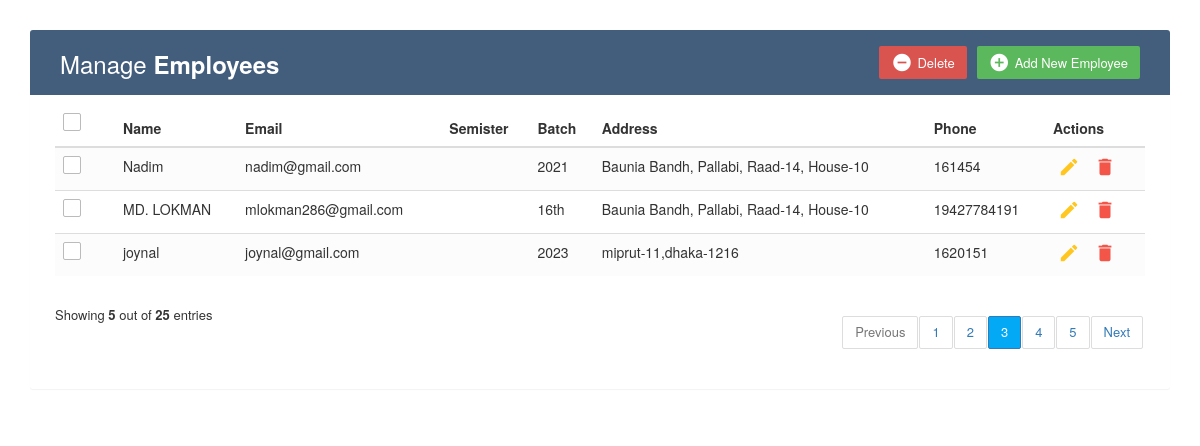
Before: /homePage with the older database file.
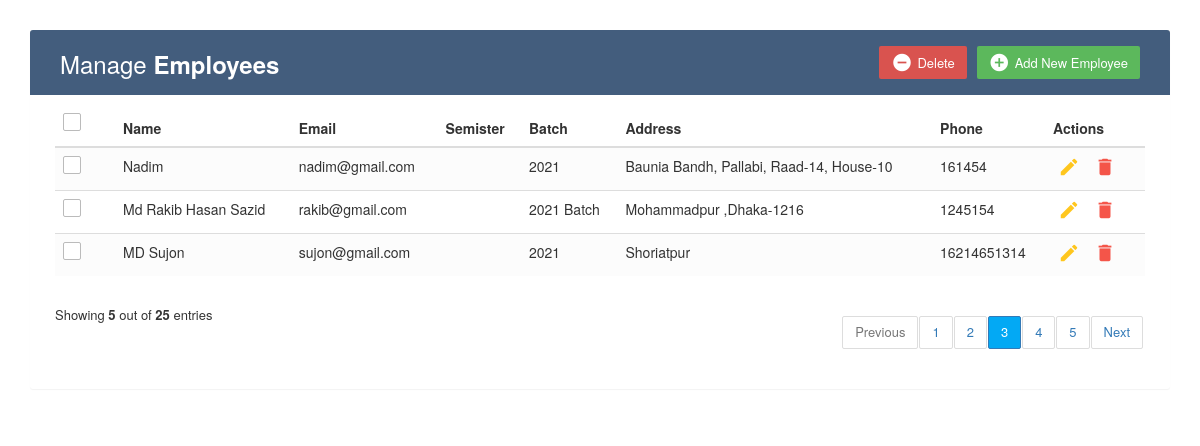
After: the same page with the newer database file.
### myapp/models.py (models this page shows, shortened)
class Employes(models.Model):
    name = models.CharField(max_length=200)
    email = models.CharField(max_length=200)
    semester = models.CharField(max_length=20,null=True)
    batch = models.CharField(max_length=20,null=True)
    phone= models.IntegerField()
    address= models.TextField()

### myapp/views.py (the view)
# urls.py: path('homePage',views.homePage,name='homePage'),
def homePage(request):
    user = request.user
    emp = Employes.objects.all()
    return render(request,'home.html',{'user':user,'emp':emp})

### templates/home.html (shortened to what this page needs)
<!DOCTYPE html>
<html lang="en">
    <head>
        <link rel="stylesheet" href="https://maxcdn.bootstrapcdn.com/font-awesome/4.7.0/css/font-awesome.min.css">
        <link rel="stylesheet" href="https://maxcdn.bootstrapcdn.com/bootstrap/3.3.7/css/bootstrap.min.css">
    </head>
    <body>
        <div class="container">
            <div class="table-wrapper">
                <div class="table-title">
                    <div class="row">
                        <div class="col-sm-6">
                            <h2>Manage <b>Employees</b></h2>
                        </div>
                        <div class="col-sm-6">
                            <a href="#addEmployeeModal-{{forloop.counter}}" class="btn btn-success" data-toggle="modal"><i class="material-icons">&#xE147;</i> <span>Add New Employee</span></a>
                            <a href="#deleteEmployeeModal-{{forloop.counter}}" class="btn btn-danger" data-toggle="modal"><i class="material-icons">&#xE15C;</i> <span>Delete</span></a>
                        </div>
                    </div>
                </div>
                <table class="table table-striped table-hover">
                    <thead>
                        <tr>
                            <th>
                                <span class="custom-checkbox">
                                    <label for="selectAll"></label>
                                </span>
                            </th>
                            <th>Name</th>
                            <th>Email</th>
                            <th>Semister</th>
                            <th>Batch</th>
                            <th>Address</th>
                            <th>Phone</th>
                            <th>Actions</th>
                        </tr>
                    </thead>
                    <tbody>
                        {% for i in emp %}
                        <tr>
                            <td>
                                <span class="custom-checkbox">
                                    <label for="checkbox1"></label>
                                </span>
                            </td>
                            <td>{{i.name}}</td>
                            <td>{{i.email}}</td>
                            <td>{{i.semister}}</td>
                            <td>{{i.batch}}</td>
                            <td>{{i.address}}</td>
                            <td>{{i.phone}}</td>
                            <td>
                                <a href="#editEmployeeModal-{{forloop.counter}}" class="edit" data-toggle="modal"><i class="material-icons" data-toggle="tooltip" title="Update">&#xE254;</i></a>
                                <a href="#deleteEmployeeModal-{{forloop.counter}}" class="delete" data-toggle="modal"><i class="material-icons" data-toggle="tooltip" title="Delete">&#xE872;</i></a>
                            </td>
                        </tr>
                        {% endfor %}
                    </tbody>
                </table>
                <div class="clearfix">
                    <div class="hint-text">Showing <b>5</b> out of <b>25</b> entries</div>
                    <ul class="pagination">
                        <li class="page-item disabled"><a href="#">Previous</a></li>
                        <li class="page-item"><a href="#" class="page-link">1</a></li>
                        <li class="page-item"><a href="#" class="page-link">2</a></li>
                        <li class="page-item active"><a href="#" class="page-link">3</a></li>
                        <li class="page-item"><a href="#" class="page-link">4</a></li>
                        <li class="page-item"><a href="#" class="page-link">5</a></li>
                        <li class="page-item"><a href="#" class="page-link">Next</a></li>
                    </ul>
                </div>
            </div>
        </div>
    </body>
</html>

### templates/home.html (style rules this page uses)
body { color: #566787; background: #f5f5f5; font-family: 'Varela Round', sans-serif; font-size: 13px; }
.table-wrapper { background: #fff; padding: 20px 25px; margin: 30px 0; border-radius: 3px; box-shadow: 0 1px 1px rgba(0,0,0,.05); }
.table-title { padding-bottom: 15px; background: #435d7d; color: #fff; padding: 16px 30px; margin: -20px -25px 10px; border-radius: 3px 3px 0 0; }
.table-title h2 { margin: 5px 0 0; font-size: 24px; }
.table-title .btn { color: #fff; float: right; font-size: 13px; border: none; min-width: 50px; border-radius: 2px; border: none; outline: none !important; margin-left: 10px; }
.table-title .btn i { float: left; font-size: 21px; margin-right: 5px; }
.table-title .btn span { float: left; margin-top: 2px; }
table.table tr th, table.table tr td { border-color: #e9e9e9; padding: 12px 15px; vertical-align: middle; }
table.table tr th:first-child { width: 60px; }
table.table tr th:last-child { width: 100px; }
table.table-striped tbody tr:nth-of-type(odd) { background-color: #fcfcfc; }
table.table td:last-child i { opacity: 0.9; font-size: 22px; margin: 0 5px; }
table.table td a { font-weight: bold; color: #566787; display: inline-block; text-decoration: none; outline: none !important; }
table.table td a.edit { color: #FFC107; }
table.table td a.delete { color: #F44336; }
table.table td i { font-size: 19px; }
.pagination { float: right; margin: 0 0 5px; }
.pagination li a { border: none; font-size: 13px; min-width: 30px; min-height: 30px; color: #999; margin: 0 2px; line-height: 30px; border-radius: 2px !important; text-align: center; padding: 0 6px; }
.pagination li.active a, .pagination li.active a.page-link { background: #03A9F4; }
.hint-text { float: left; margin-top: 10px; font-size: 13px; }
.custom-checkbox { position: relative; }
.custom-checkbox label:before { width: 18px; height: 18px; }
.custom-checkbox label:before { content: ''; margin-right: 10px; display: inline-block; vertical-align: text-top; background: white; border: 1px solid #bbb; border-radius: 2px; box-sizing: border-box; z-index: 2; }

Changed rows visible on the page:
removed Employes: name "MD. LOKMAN", email "mlokman286@gmail.com", batch "16th", address "Baunia Bandh, Pallabi, Raad-14, House-10", phone "19427784191"
removed Employes: name "joynal", email "joynal@gmail.com", batch "2023", address "miprut-11,dhaka-1216", phone "1620151"
added Employes: name "Md Rakib Hasan Sazid", email "rakib@gmail.com", batch "2021 Batch", address "Mohammadpur ,Dhaka-1216", phone "1245154"
added Employes: name "MD Sujon", email "sujon@gmail.com", batch "2021", address "Shoriatpur", phone "16214651314"
